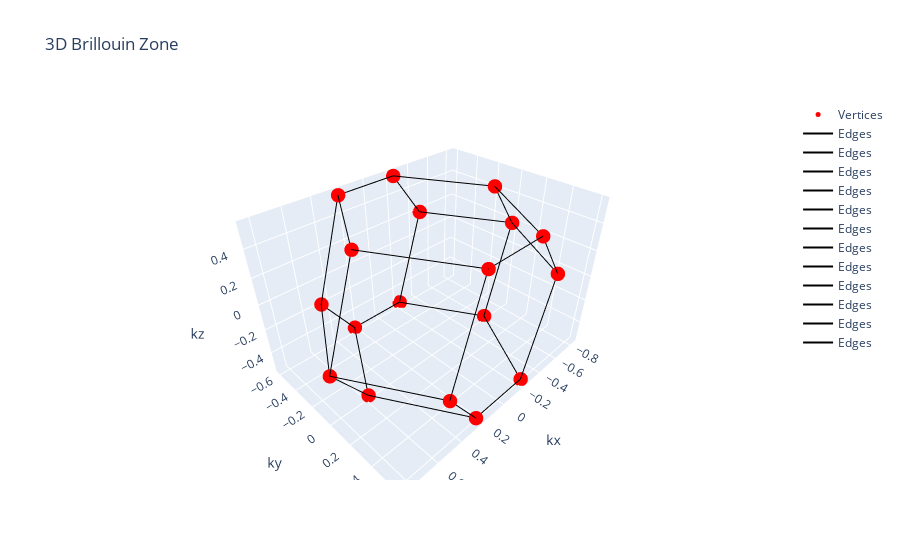

Write notebook code for a chart like this one.
### Code cell
def plot_brillouin_zone(cell):
    vertices, ridges, _ = get_brillouin_zone_3d(cell)
    
    # Create figure
    fig = go.Figure()
    
    # Plot vertices
    fig.add_trace(go.Scatter3d(
        x=vertices[:, 0], y=vertices[:, 1], z=vertices[:, 2],
        mode='markers',
        marker=dict(size=5, color='red'),
        name='Vertices'
    ))
    
    # Plot edges
    for ridge in ridges:
        # points = vertices[ridge]

        fig.add_trace(go.Scatter3d(
            x=ridge[:, 0], y=ridge[:, 1], z=ridge[:, 2],
            mode='lines',
            line=dict(color='black', width=2),
            name='Edges'
        ))
    
    # Show figure
    fig.update_layout(
        title='3D Brillouin Zone',
        scene=dict(
            xaxis_title='kx',
            yaxis_title='ky',
            zaxis_title='kz'
        )
    )
    
    fig.show()

# Example lattice basis (change this to your actual reciprocal lattice basis)
plot_brillouin_zone(calc.bcell)

### Figure 1 — Plotly figure (JSON) as saved in the notebook; plotly's stock layout.template omitted (floating-point values rounded to 4 significant figures)
{"data": [{"marker": {"color": "red", "size": 5}, "mode": "markers", "name": "Vertices", "type": "scatter3d", "x": [0.4737, 0.2292, -0.2292, 0.5807, 0.8252, -0.5807, 0.5807, 0.2292, 0.4737, 0.2292, 0.2292, -0.2292, -0.4737, -0.2292, -0.4737, -0.5807, -0.8252, -0.2292], "y": [-0.6088, -0.6088, -0.6088, -1.11e-16, 1.995e-17, -1.11e-16, 0, -0.6088, 0.6088, 0.6088, 0.6088, 0.6088, 0.6088, 0.6088, -0.6088, 0, 0, -0.6088], "z": [-0.1891, -0.5418, -0.5418, -0.5418, -0.1891, -0.5418, 0.5418, 0.5418, -0.1891, 0.5418, -0.5418, -0.5418, 0.1891, 0.5418, 0.1891, 0.5418, 0.1891, 0.5418]}, {"line": {"color": "black", "width": 2}, "mode": "lines", "name": "Edges", "type": "scatter3d", "x": [0.8252, 0.4737, 0.2292, 0.5807, 0.8252], "y": [1.995e-17, -0.6088, -0.6088, -1.11e-16, 1.995e-17], "z": [-0.1891, -0.1891, -0.5418, -0.5418, -0.1891]}, {"line": {"color": "black", "width": 2}, "mode": "lines", "name": "Edges", "type": "scatter3d", "x": [0.2292, -0.2292, -0.5807, -0.2292, 0.2292, 0.5807, 0.2292], "y": [-0.6088, -0.6088, -1.11e-16, 0.6088, 0.6088, -1.11e-16, -0.6088], "z": [-0.5418, -0.5418, -0.5418, -0.5418, -0.5418, -0.5418, -0.5418]}, {"line": {"color": "black", "width": 2}, "mode": "lines", "name": "Edges", "type": "scatter3d", "x": [0.8252, 0.5807, 0.2292, 0.4737, 0.8252], "y": [1.995e-17, 0, 0.6088, 0.6088, 1.995e-17], "z": [-0.1891, 0.5418, 0.5418, -0.1891, -0.1891]}, {"line": {"color": "black", "width": 2}, "mode": "lines", "name": "Edges", "type": "scatter3d", "x": [0.8252, 0.4737, 0.2292, 0.5807, 0.8252], "y": [1.995e-17, -0.6088, -0.6088, 0, 1.995e-17], "z": [-0.1891, -0.1891, 0.5418, 0.5418, -0.1891]}, {"line": {"color": "black", "width": 2}, "mode": "lines", "name": "Edges", "type": "scatter3d", "x": [0.8252, 0.4737, 0.2292, 0.5807, 0.8252], "y": [1.995e-17, 0.6088, 0.6088, -1.11e-16, 1.995e-17], "z": [-0.1891, -0.1891, -0.5418, -0.5418, -0.1891]}, {"line": {"color": "black", "width": 2}, "mode": "lines", "name": "Edges", "type": "scatter3d", "x": [0.4737, 0.2292, -0.2292, -0.4737, -0.2292, 0.2292, 0.4737], "y": [0.6088, 0.6088, 0.6088, 0.6088, 0.6088, 0.6088, 0.6088], "z": [-0.1891, 0.5418, 0.5418, 0.1891, -0.5418, -0.5418, -0.1891]}, {"line": {"color": "black", "width": 2}, "mode": "lines", "name": "Edges", "type": "scatter3d", "x": [-0.8252, -0.5807, -0.2292, -0.4737, -0.8252], "y": [0, 0, -0.6088, -0.6088, 0], "z": [0.1891, 0.5418, 0.5418, 0.1891, 0.1891]}, {"line": {"color": "black", "width": 2}, "mode": "lines", "name": "Edges", "type": "scatter3d", "x": [0.4737, 0.2292, -0.2292, -0.4737, -0.2292, 0.2292, 0.4737], "y": [-0.6088, -0.6088, -0.6088, -0.6088, -0.6088, -0.6088, -0.6088], "z": [-0.1891, 0.5418, 0.5418, 0.1891, -0.5418, -0.5418, -0.1891]}, {"line": {"color": "black", "width": 2}, "mode": "lines", "name": "Edges", "type": "scatter3d", "x": [-0.2292, -0.4737, -0.8252, -0.5807, -0.2292], "y": [-0.6088, -0.6088, 0, -1.11e-16, -0.6088], "z": [-0.5418, 0.1891, 0.1891, -0.5418, -0.5418]}, {"line": {"color": "black", "width": 2}, "mode": "lines", "name": "Edges", "type": "scatter3d", "x": [0.2292, -0.2292, -0.5807, -0.2292, 0.2292, 0.5807, 0.2292], "y": [-0.6088, -0.6088, 0, 0.6088, 0.6088, 0, -0.6088], "z": [0.5418, 0.5418, 0.5418, 0.5418, 0.5418, 0.5418, 0.5418]}, {"line": {"color": "black", "width": 2}, "mode": "lines", "name": "Edges", "type": "scatter3d", "x": [-0.2292, -0.5807, -0.8252, -0.4737, -0.2292], "y": [0.6088, 0, 0, 0.6088, 0.6088], "z": [0.5418, 0.5418, 0.1891, 0.1891, 0.5418]}, {"line": {"color": "black", "width": 2}, "mode": "lines", "name": "Edges", "type": "scatter3d", "x": [-0.2292, -0.5807, -0.8252, -0.4737, -0.2292], "y": [0.6088, -1.11e-16, 0, 0.6088, 0.6088], "z": [-0.5418, -0.5418, 0.1891, 0.1891, -0.5418]}], "layout": {"scene": {"xaxis": {"title": {"text": "kx"}}, "yaxis": {"title": {"text": "ky"}}, "zaxis": {"title": {"text": "kz"}}}, "title": {"text": "3D Brillouin Zone"}}}
